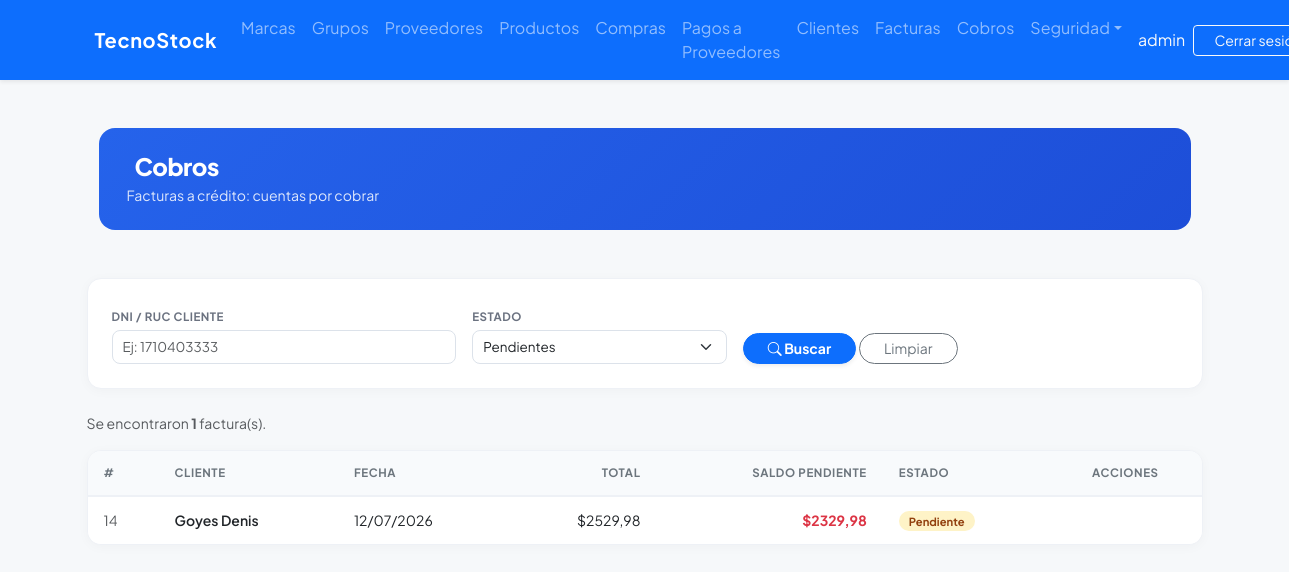
The page /cobros/ (signed in) on the database as committed earlier.
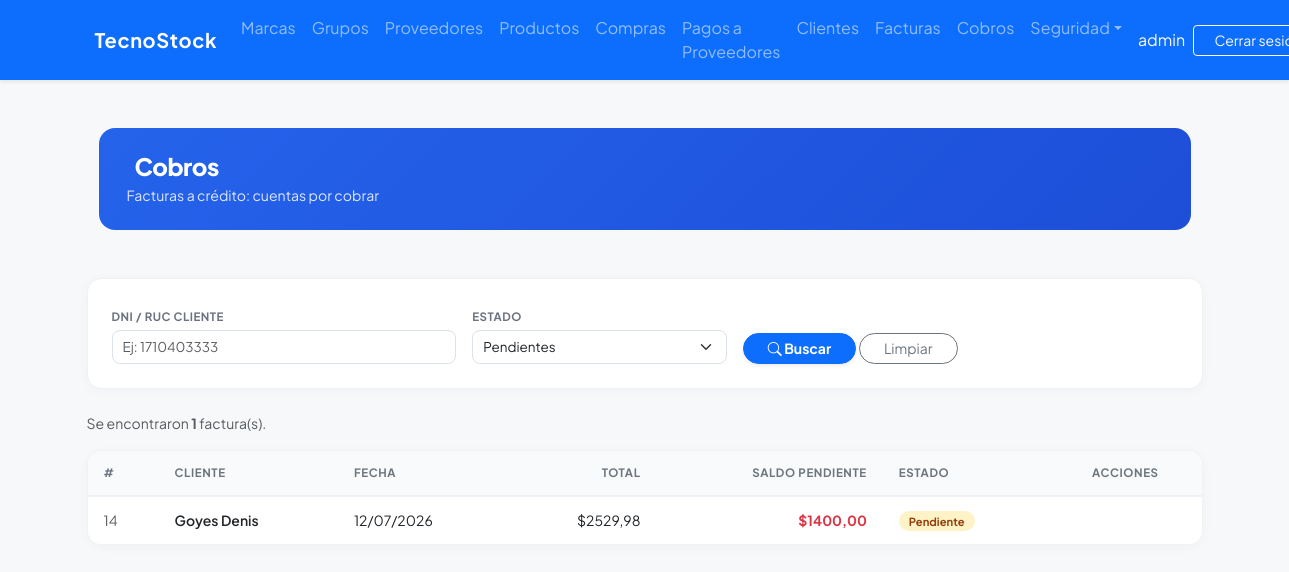
The same page on the database as committed later.
### billing/models.py (models this page shows, shortened)
class Invoice(models.Model):
    TIPO_PAGO = [
        ('contado', 'Contado'),
        ('credito', 'Crédito'),
    ]
    ESTADO = [
        ('PENDIENTE', 'Pendiente'),
        ('PAGADA', 'Pagada'),
        ('ANULADA', 'Anulada'),
    ]
    customer = models.ForeignKey(Customer, on_delete=models.PROTECT, related_name='Facturas', verbose_name='Cliente')
    invoice_date = models.DateTimeField(auto_now_add=True, verbose_name='Fecha de Factura')
    subtotal = models.DecimalField(max_digits=12, decimal_places=2, default=0, verbose_name='Subtotal')
    tax = models.DecimalField(max_digits=12, decimal_places=2, default=0, verbose_name='Impuesto')
    total = models.DecimalField(max_digits=12, decimal_places=2, default=0, verbose_name='Total')
    tipo_pago = models.CharField(max_length=10, choices=TIPO_PAGO, default='contado', verbose_name='Tipo de Pago')
    saldo = models.DecimalField(max_digits=12, decimal_places=2, default=0, verbose_name='Saldo Pendiente')
    estado = models.CharField(max_length=10, choices=ESTADO, default='PENDIENTE', verbose_name='Estado')
    is_active = models.BooleanField(default=True, verbose_name='Activa')
    class Meta:
        ordering = ['-invoice_date']

class Customer(models.Model):
    dni = models.CharField(max_length=13, unique=True, verbose_name='DNI/RUC', validators=[validate_cedula_ec])
    first_name = models.CharField(max_length=100, verbose_name='Nombres')
    last_name = models.CharField(max_length=100, verbose_name='Apellidos')
    email = models.EmailField(blank=True, null=True, verbose_name='Correo Electronico')
    phone = models.CharField(max_length=20, blank=True, null=True, verbose_name='Teléfono')
    address = models.TextField(blank=True, null=True, verbose_name='Dirección')
    whatsapp_apikey = models.CharField(
        max_length=20, blank=True, null=True,
        verbose_name='WhatsApp API Key (CallMeBot)',
        help_text='Solo necesaria si el cliente se suscribió a CallMeBot para recibir notificaciones.'
    )
    is_active = models.BooleanField(default=True, verbose_name='Activo')
    created_at = models.DateTimeField(auto_now_add=True, verbose_name='Creado el')
    updated_at = models.DateTimeField(auto_now=True, verbose_name='Actualizado el')
    class Meta:
        ordering = ['last_name', 'first_name']
    def __str__(self): return f'{self.last_name} {self.first_name}'

### cobros/views.py (the view)
# urls.py: path('', views.FacturaPendienteListView.as_view(), name='factura_pendiente_list'),
@method_decorator(audit_action('LIST_FACTURAS_PENDIENTES'), name='dispatch')
class FacturaPendienteListView(LoginRequiredMixin, GroupRequiredMixin, PermissionOrRedirectMixin, ListView):
    permission_required = 'billing.view_invoice'
    group_required = ['Administrador', 'Vendedor']
    model = Invoice
    template_name = 'cobros/factura_pendiente_list.html'
    context_object_name = 'facturas'
    paginate_by = 10
    def get_queryset(self):
        qs = Invoice.objects.filter(tipo_pago='credito').select_related('customer')
        estado = self.request.GET.get('estado', 'PENDIENTE')
        if estado and estado != 'TODOS':
            qs = qs.filter(estado=estado)
        dni = self.request.GET.get('dni')
        if dni:
            qs = qs.filter(customer__dni=dni)
        return qs
    def get_context_data(self, **kwargs):
        ctx = super().get_context_data(**kwargs)
        ctx['estado_filter'] = self.request.GET.get('estado', 'PENDIENTE')
        return ctx

### security/templatetags/security_tags.py (called while the page is built)
@register.filter(name='has_group')
def has_group(user, group_name):
    if not user.is_authenticated:
        return False
    if user.is_superuser:      # el superusuario ve todo
        return True
    return user.groups.filter(name=group_name).exists()

### shared/mixins.py (called while the page is built)
    def dispatch(self, request, *args, **kwargs):
        if not request.user.is_authenticated:
            return redirect('login')
        if request.user.is_superuser:
            return super().dispatch(request, *args, **kwargs)
        if request.user.groups.filter(name__in=self.group_required).exists():
            return super().dispatch(request, *args, **kwargs)
        messages.error(request, self.group_error_message)
        return redirect(self.group_redirect_url)

### cobros/templates/cobros/factura_pendiente_list.html (shortened to what this page needs)
{% extends 'billing/base.html' %}
{% block content %}
<div class="container-fluid py-4">
  <div class="page-header d-flex justify-content-between align-items-center mb-4">
    <div>
      <h1>Cobros</h1>
      <p>Facturas a crédito: cuentas por cobrar</p>
    </div>
  </div>
</div>
<div class="glass-card p-4 mb-4">
  <form method="get" class="row g-3 align-items-end">
    <div class="col-md-4">
      <label for="f-dni" class="filter-label">DNI / RUC Cliente</label>
      <input type="text" id="f-dni" name="dni" class="form-control form-control-sm"
             placeholder="Ej: 1710403333" value="{{ request.GET.dni|default_if_none:'' }}">
    </div>
    <div class="col-md-3">
      <label for="f-estado" class="filter-label">Estado</label>
      <select id="f-estado" name="estado" class="form-select form-control-sm">
        <option value="PENDIENTE" {% if estado_filter == 'PENDIENTE' %}selected{% endif %}>Pendientes</option>
      </select>
    </div>
    <div class="col-md-3">
      <button type="submit" class="btn btn-primary btn-sm rounded-pill px-4 fw-bold shadow-sm">
        <i class="bi bi-search"></i> Buscar
      </button>
      <a href="{% url 'cobros:factura_pendiente_list' %}" class="btn btn-sm btn-outline-secondary rounded-pill px-4">
        Limpiar
      </a>
    </div>
  </form>
</div>
<p class="text-muted small">
  Se encontraron <strong>{{ paginator.count }}</strong> factura(s).
</p>
<div class="products-table">
  <table class="table mb-0">
    <thead>
      <tr>
        <th>#</th>
        <th>Cliente</th>
        <th>Fecha</th>
        <th class="text-end">Total</th>
        <th class="text-end">Saldo Pendiente</th>
        <th>Estado</th>
        <th class="text-center">Acciones</th>
      </tr>
    </thead>
    <tbody>
      {% for factura in facturas %}
      <tr>
        <td class="text-muted small">{{ factura.id }}</td>
        <td class="fw-semibold">{{ factura.customer }}</td>
        <td>{{ factura.invoice_date|date:"d/m/Y" }}</td>
        <td class="text-end">${{ factura.total }}</td>
        <td class="text-end text-danger fw-bold">${{ factura.saldo }}</td>
        <td>
          {% if factura.estado == 'PAGADA' %}
            <span class="badge-active">Pagada</span>
          {% elif factura.estado == 'ANULADA' %}
            <span class="badge-inactive">Anulada</span>
          {% else %}
            <span class="badge-pending">Pendiente</span>
          {% endif %}
        </td>
        <td class="text-center text-nowrap">
        </td>
      </tr>
      {% empty %}
      <tr>
        <td colspan="7" class="text-center py-4 text-muted">
          No hay facturas que coincidan con el filtro aplicado.
        </td>
      </tr>
      {% endfor %}
    </tbody>
  </table>
</div>
{% endblock %}

Rows that differ between the two databases and show on the page:
changed Invoice "Goyes Denis": saldo "2329,98" → "1400,00"
